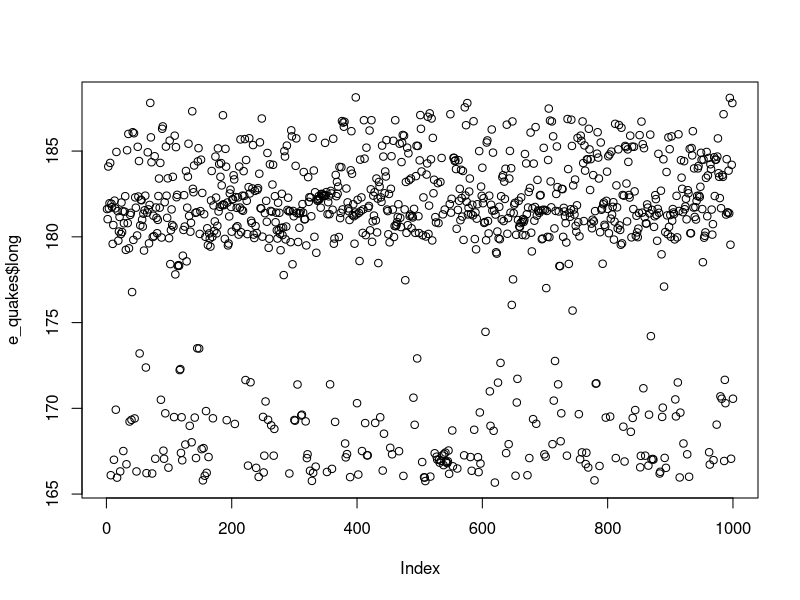
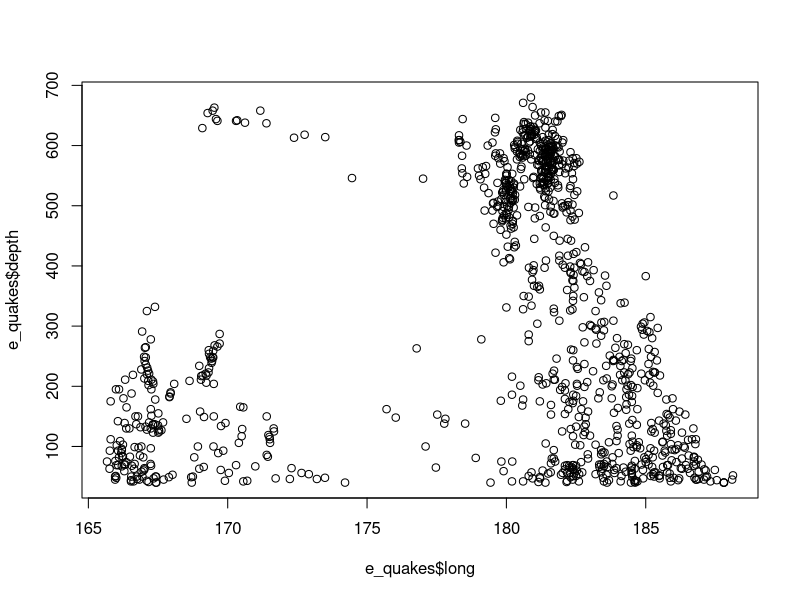
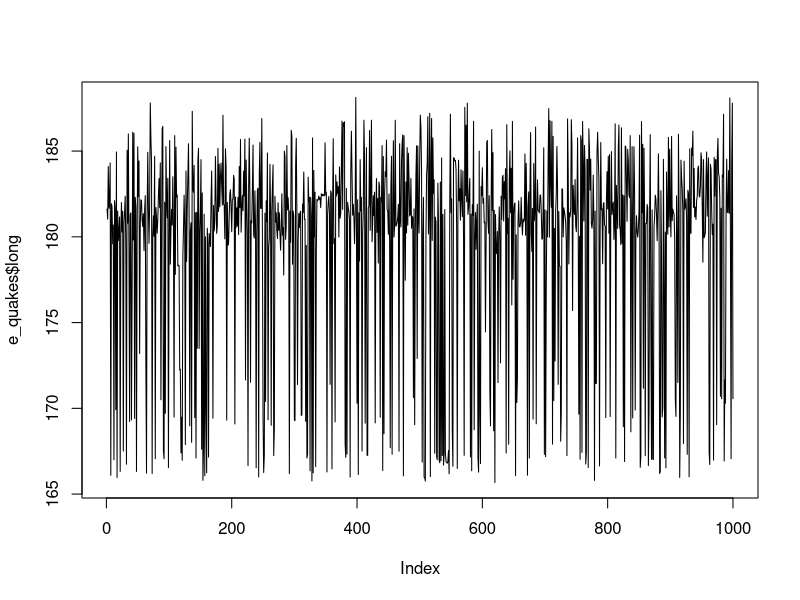
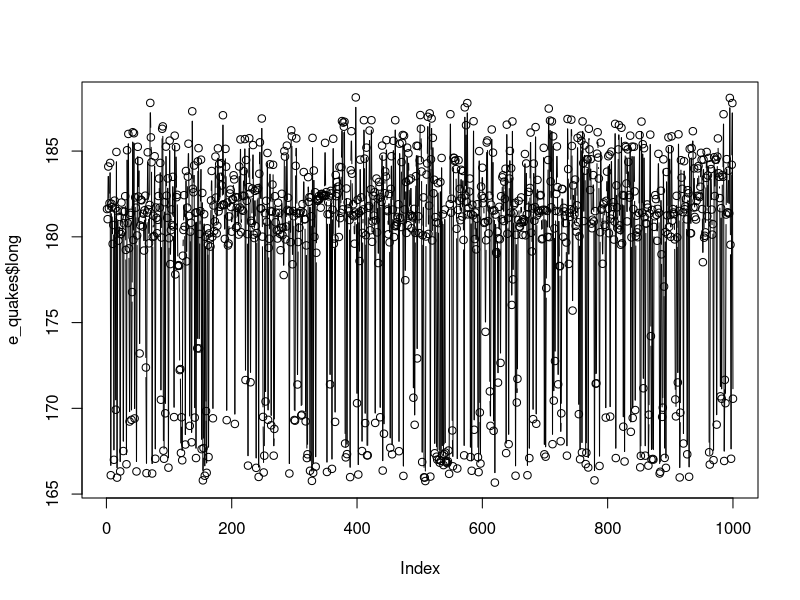
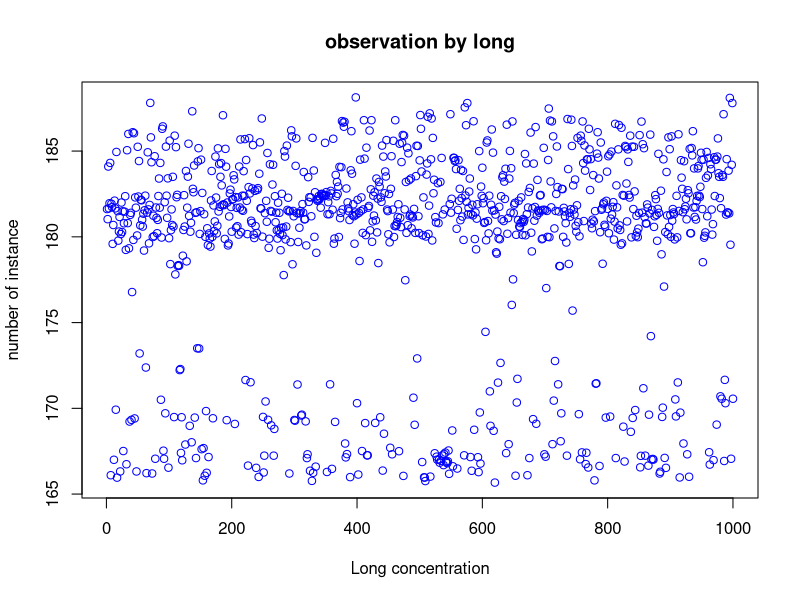
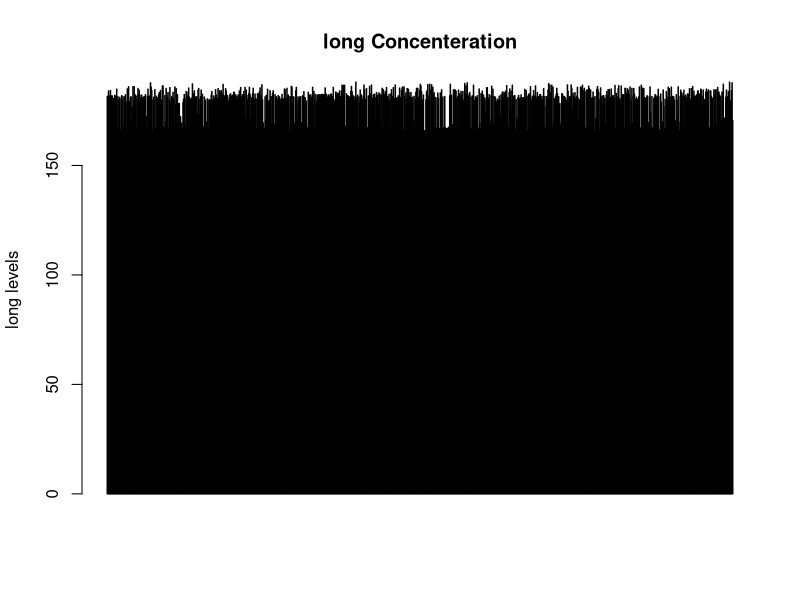
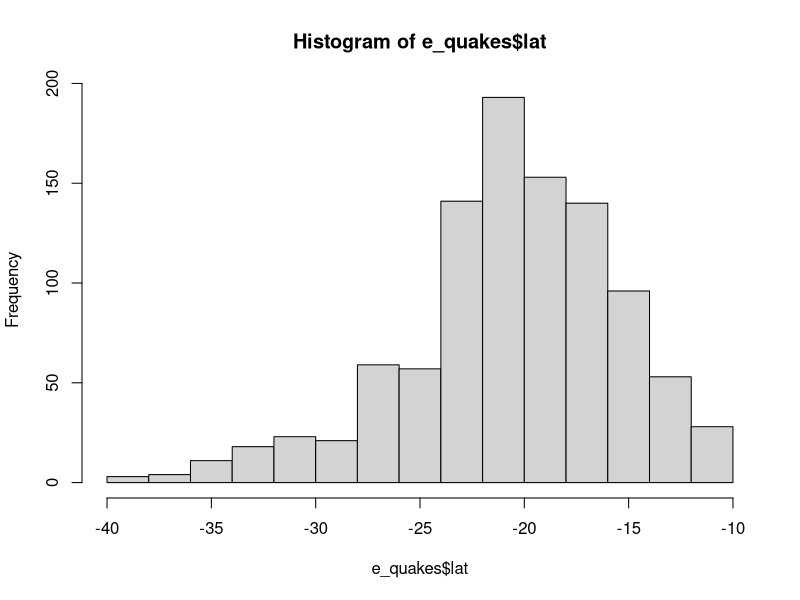
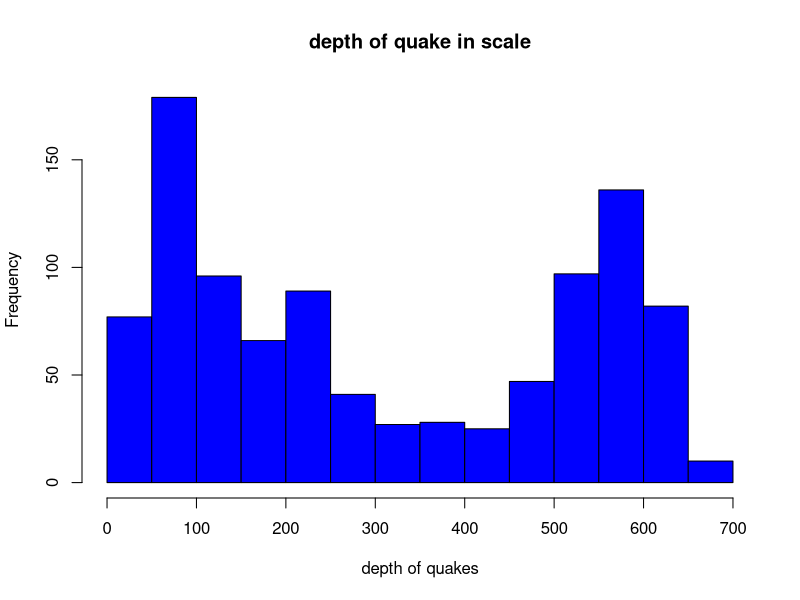

R code for these plots, in order: (Note: this script raises an error after producing the figures.)
#Download the dataset
e_quakes = datasets::quakes

# top 10 and bottom 10 rows  
head(e_quakes,10)
tail(e_quakes,10)

#Columns
e_quakes[,c(1,3)]

#Remove columnslike 5
df1=e_quakes[,-5]

#Summary
summary(e_quakes[,1])

#Specific column
e_quakes$long

summary(e_quakes$long)

#Summary of the data
summary(e_quakes)

#Grahical Representation
plot(e_quakes$long)

plot(e_quakes$long,e_quakes$depth,type='p')

#Plot points and lines
plot(e_quakes$long,type='l')

plot(e_quakes$long,type='b')

plot(e_quakes$long,xlab='Long concentration',
     ylab='number of instance',main='observation by long',col='Blue')

#Ploting Horizontal bar graph
barplot(e_quakes$long, main = 'long Concenteration',
        ylab = 'long levels', col= 'blue',horiz = F,axes=T)

#Histogram

hist(e_quakes$lat)

hist(e_quakes$depth, 
     main = 'depth of quake in scale',
     xlab = 'depth of quakes', col='blue')

#Single boxplot
boxplot(e_quakes$lat,main='Boxplot')

boxplot.stats(e_quakes$lat)$out


# Multiple box plots
boxplot(e_quakes[,1:4],main='Multiple')



#margin of the grid(mar), 
#no of rows and columns(mfrow), 
#whether a border is to be included(bty) 
#and position of the 
#labels(las: 1 for horizontal, las: 0 for vertical)
#bty - box around the plot
par(mfrow=c(3,3),mar=c(2,5,2,1),  las=0, bty="o")
plot(e_quakes$lat)
plot(e_quakes$lat, e_quakes$lon)
plot(e_quakes$lat, type= "l")
plot(e_quakes$lat, type= "l")
plot(e_quakes$lat, type= "l")
barplot(e_quakes$lat, main = 'lat of e_quakes',
        xlab = 'lat scale', col='green',horiz = TRUE)
hist(e_quakes$lat.R)
boxplot(e_quakes$lat.R)
boxplot(e_quakes[,0:4], main='Multiple Box plots')

#Variance
var(e_quakes$lat) # changes fo eah point from mean

#Standard deviaion
sd(e_quakes$lat,na.rm = T) # removing missing values

#Skewness
skewness(e_quakes$lat)

#Kurtosis
kurtosis(e_quakes$lat)
